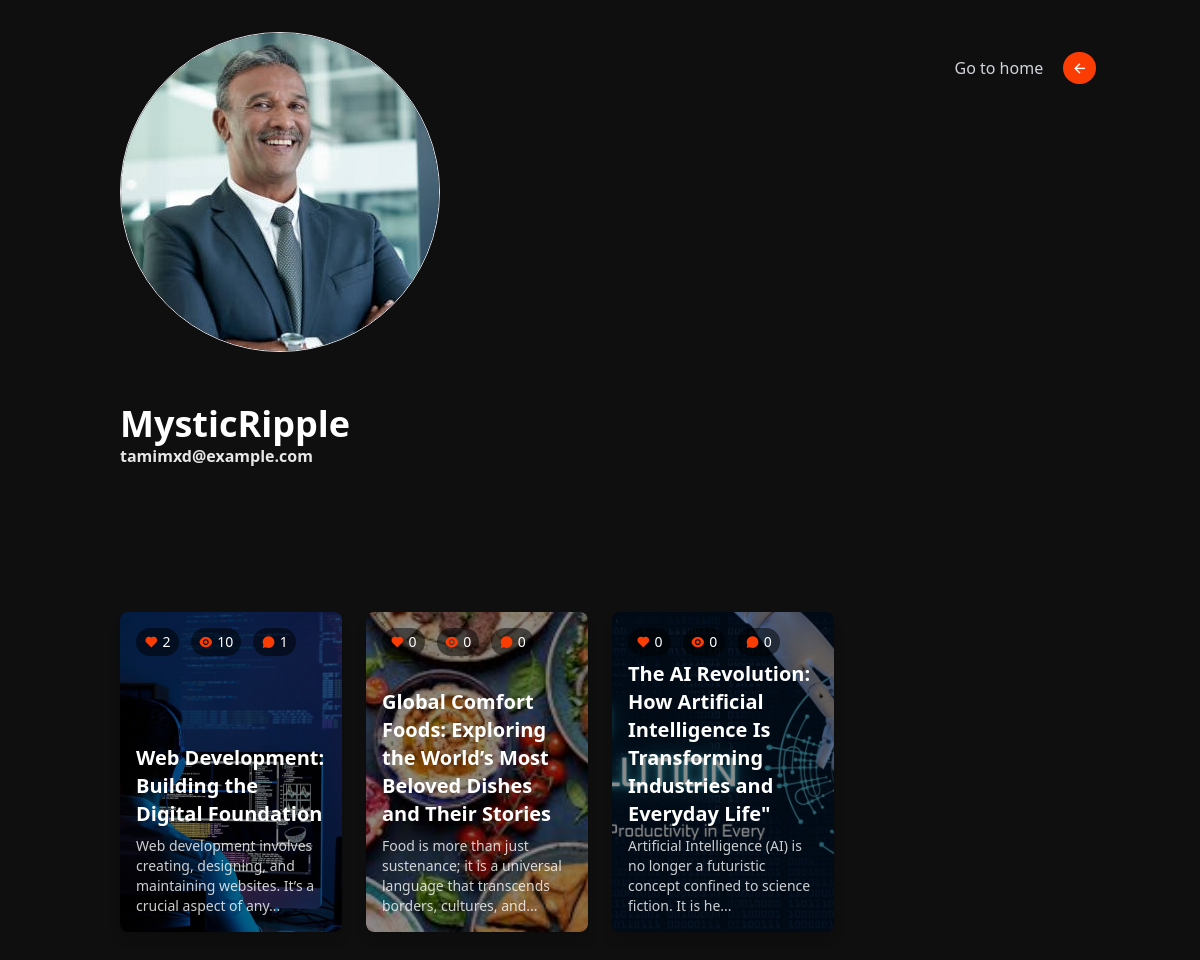
Before: /user/3/ (signed in) with the older database file.
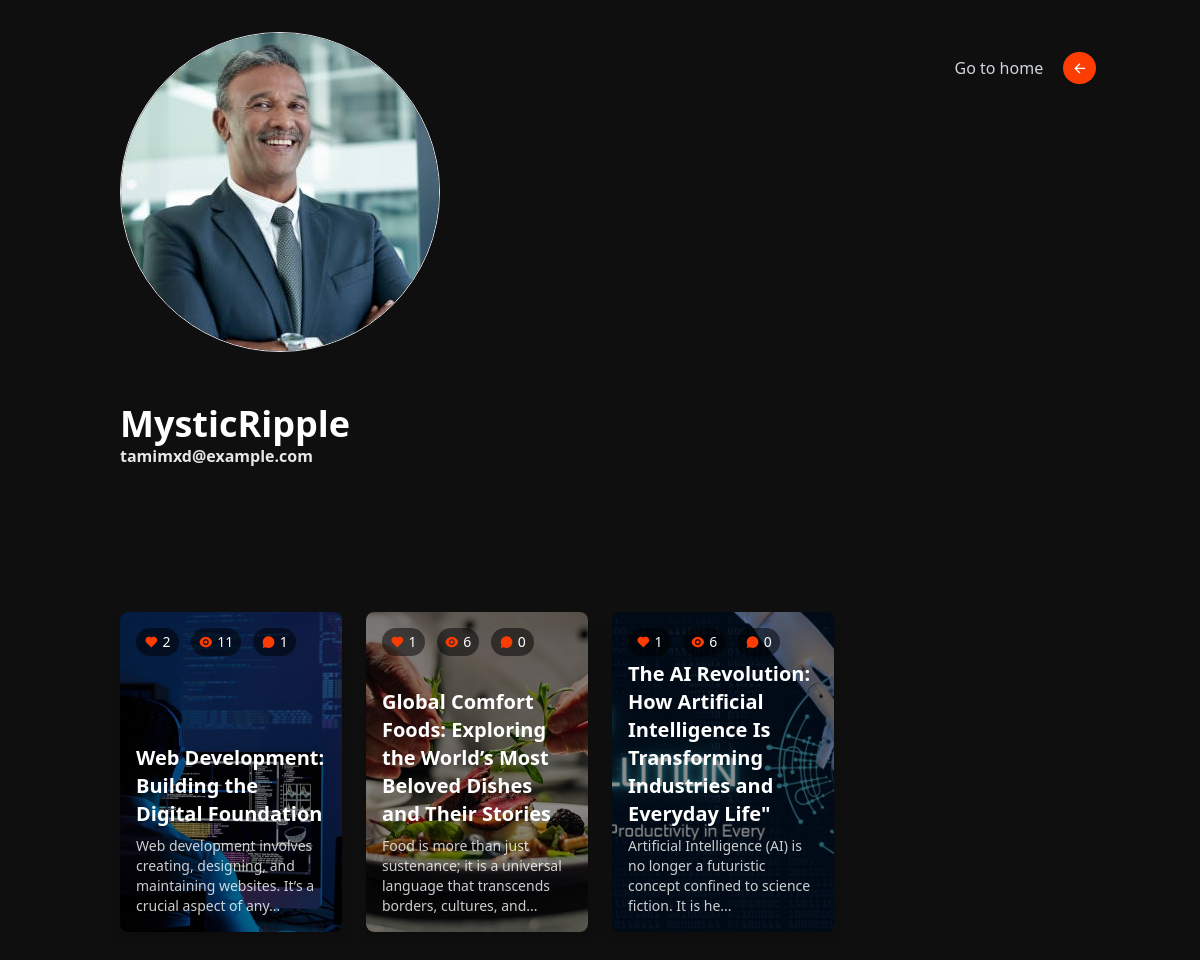
After: the same page with the newer database file.
### blog/models.py (models this page shows, shortened)
class Profile(models.Model):
    user = models.OneToOneField(User, on_delete=models.CASCADE)
    bio = models.TextField(blank=True, null=True)
    profile_picture = models.ImageField(
        upload_to=blogger_name_dict,
        default="defaults/user-icon.png",
        blank=True,
        null=True
    )
    created_at = models.DateTimeField(auto_now_add=True)

class Post(models.Model):
    user = models.ForeignKey(User, on_delete=models.CASCADE)
    category = models.ForeignKey(Category, on_delete=models.CASCADE, related_name="posts")
    title = models.CharField(max_length=255)
    image = models.ImageField(upload_to="post_images/")
    description = models.TextField()
    created_date = models.DateField(default=now)
    created_time = models.TimeField(default=now)
    view_count = models.PositiveIntegerField(default=0)
    def like_count(self):
        return self.likes.count()

### blog/views.py (the view)
# urls.py: path("user/<int:user_id>/", user_posts, name="user_posts"),
@login_required
def user_posts(request, user_id):
    user = get_object_or_404(User, id=user_id)
    posts = Post.objects.filter(user=user).order_by("-created_date")
    return render(request, "blog/user_posts.html", {"user": user, "posts": posts})

### blog/templates/blog/user_posts.html (shortened to what this page needs)
<!DOCTYPE html>
<html lang="en">
<head>
    <link href="https://cdnjs.cloudflare.com/ajax/libs/font-awesome/6.0.0-beta3/css/all.min.css" rel="stylesheet">
    <script src="https://cdn.tailwindcss.com"></script>
    <link href="https://cdn.jsdelivr.net/npm/daisyui@4.12.23/dist/full.min.css" rel="stylesheet" type="text/css" />
    <link rel="stylesheet" href="https://cdn.jsdelivr.net/npm/remixicon/fonts/remixicon.css">
</head>
<body class="bg-[#0f0f10]">
    <div class="container mx-auto p-4 min-h-screen">
        <div class="flex justify-between w-full">
            <div class="flex flex-col gap-3 p-4">
                {% if user.profile.profile_picture %}
                    <img src="{{ user.profile.profile_picture.url }}" alt="{{ user.username }}" class="w-80 h-80 rounded-full object-cover border">
                {% else %}
                    <div class="w-10 h-10 rounded-full bg-gray-300 flex items-center justify-center text-gray-600">?</div>
                {% endif %}
                <div class="mt-10">
                    <p class="text-4xl font-semibold text-white">{{ user.username }}</p>
                    <p class="font-semibold text-white/90">{{ user.email }}</p>
                </div>
            </div>
             <div class="pt-10">
                <a href="{% url 'home_page' %}" class="text-gray-300">Go to home  <i class="ri-arrow-left-line text-white p-2 bg-[#fc3d03] rounded-full ml-4"></i></a href="url 'home_page">
             </div>
        </div>
        <div class="relative w-full overflow-hidden">
            <div id="slider-container" class="grid grid-cols-1 sm:grid-cols-2 md:grid-cols-3 lg:grid-cols-4 gap-6 p-4 mt-28">
                {% for post in posts %}
                <a href="{% url 'post_details' post.id %}" class="block w-full transform transition-transform duration-300 hover:scale-105">
                    <div class="relative w-full rounded-lg overflow-hidden shadow-lg group">
                        <img src="{{ post.image.url }}" alt="{{ post.title }}" class="w-full h-64 md:h-80 object-cover rounded-lg">
                        <div class="absolute inset-0 bg-black/45 opacity-100 group-hover:opacity-0 transition-opacity duration-500"></div>
                        <div class="absolute inset-0 flex flex-col justify-end p-4 opacity-100 group-hover:opacity-0 transition-opacity duration-500">
                            <span class="text-white text-xl font-bold">{{ post.title }}</span>
                            <p class="text-white/80 text-sm mt-2">{{ post.description|slice:":100" }}...</p>
                        </div>
                        <div class="absolute top-4 left-4 flex gap-3 text-white">
                            <span class="flex items-center gap-1 text-sm bg-black/50 px-2 py-1 rounded-full">
                                <i class="ri-heart-fill text-[#fc3d03]"></i>{{ post.like_count }}
                            </span>
                            <span class="flex items-center gap-1 text-sm bg-black/50 px-2 py-1 rounded-full">
                                <i class="ri-eye-fill text-[#fc3d03]"></i>{{ post.view_count }}
                            </span>
                            <span class="flex items-center gap-1 text-sm bg-black/50 px-2 py-1 rounded-full">
                                <i class="ri-chat-3-fill text-[#fc3d03]"></i>{{ post.comments.count }}
                            </span>
                        </div>
                    </div>
                </a>
                {% endfor %}
            </div>
        </div>
    </div>
</body>
</html>

Changed rows visible on the page:
changed Post "Web Development: Building the Digital Foundation": view_count "10" → "11"
changed Post (number 2 of 3 on the later page): image: a different picture; like_count "0" → "1"; view_count "0" → "6"
changed Post (number 3 of 3 on the later page): like_count "0" → "1"; view_count "0" → "6"
